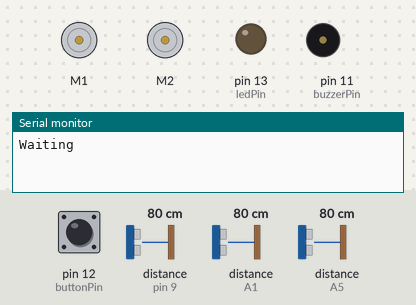
Simulated run of this sketch. Board: Arduino Uno, built with avr-gcc and run on an emulated ATmega328P. Parts: 2 × DC motor (green arrow = forward, orange = backward, longer = faster), output pins drawn as LEDs (lit = HIGH), buzzer (waves = sounding), the last lines printed to the serial monitor. The inputs (shaded band) are chosen by the test bench; at power-on: pin 12 (buttonPin) HIGH, distance to the obstacle (sensors on pin 9, A1, A5) 80 cm. The echo pulse lasts 58.3 µs per cm; pins used as bus, display or sensor lines are not drawn.

Above: at 0.8 s.
0.9 s: pin 12 (buttonPin) pulled LOW for 0.15 s
At 1.3 s:
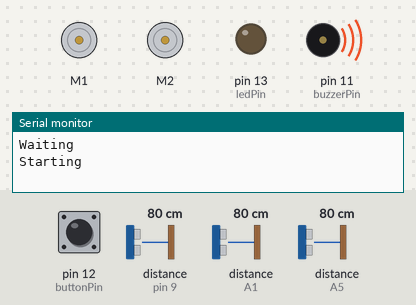
At 2.4 s:
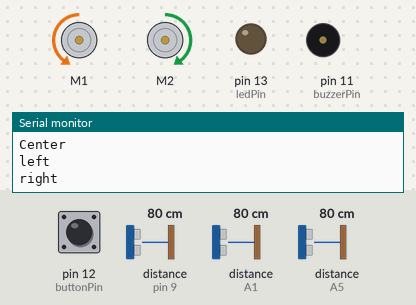
Timing chart, 0 to 9.9 s (numbered marks = the images above; inputs shaded):
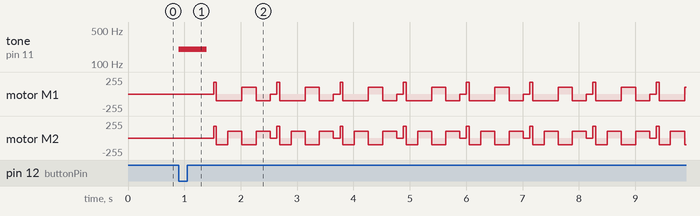

Measured:
- after the input at 0.9 s, tone on pin 11 (buzzerPin): silent → 200 Hz at once, → silent 0.50 s later; motor M1: stopped → forward 179/255 after 0.62 s, then repeats every 1.1 s: backward 99/255 0.45 s, forward 99/255 0.25 s, backward 99/255 0.25 s, stopped 0.12 s, forward 179/255 0.05 s

The sketch:

SmartBumper_V2.3.ino
```cpp
#include <RedBot.h>
#define centerTrigPin A0
#define centerEchoPin A1
#define leftTrigPin A4
#define leftEchoPin A5
#define rightTrigPin 3
#define rightEchoPin 9

#define buzzerPin 11
#define buttonPin 12
#define ledPin 13

RedBotMotors motors;
RedBotEncoder encoder = RedBotEncoder(A2, 10);


int countsPerRev = 192;   // 4 pairs of N-S x 48:1 gearbox = 192 ticks per wheel rev
float wheelDiam = 65;  // diam = 65mm
float wheelCirc = PI * wheelDiam; // Redbot wheel circumference = pi*D

float Cdis = 9;
float Rdis = 9;
float Ldis = 9;

void setup()
{
  Serial.begin(9600);

  pinMode(buttonPin, INPUT_PULLUP);
  pinMode(ledPin, OUTPUT);
  pinMode(buzzerPin, OUTPUT);

  pinMode(centerTrigPin, OUTPUT);
  pinMode(leftTrigPin, OUTPUT);
  pinMode(rightTrigPin, OUTPUT);
  pinMode(centerEchoPin, INPUT);
  pinMode(leftEchoPin, INPUT);
  pinMode(rightEchoPin, INPUT);

  //:::::::::::::::::::::::::::::::::::

  Serial.println("Waiting");
  do
  {
    delay(10);
  } while ( digitalRead(buttonPin) == HIGH );

  Serial.println("Starting");
  tone(buzzerPin, 200);
  delay(500);
  noTone(buzzerPin);


}


void loop()
{
  Cdis = detectFrontDistance();
  Ldis = detectLeftDistance();
  Rdis = detectRightDistance();

  driveStraight (180);

  if ( Cdis < 7 || Ldis < 7 || Rdis < 7 );
  {
    motors.stop();
    Serial.println ("stopped?");


    if ( Cdis < 7 );
    {
      Serial.println("Center");
      reverse (200);

      if ( ( Ldis < 7 ) && ( Rdis < 7 ) )
      {
        tone(buzzerPin, 500);
        delay(900);
        noTone(buzzerPin);
        do
        {
          delay(10);
        } while ( digitalRead (buttonPin) == HIGH );
      }

      if ( Ldis >= Rdis )
      {
        motors.leftDrive(-100);
        motors.rightDrive(100);
        delay(250);
        motors.stop();
      }
      else
      {
        motors.leftDrive(100);
        motors.rightDrive(-100);
        delay(250);
        motors.stop();
      }
    }

    if ( Ldis < 7 );
    {
      Serial.println ("left");
      motors.leftDrive(100);
      motors.rightDrive(-100);
      delay(250);
      motors.stop();
    }

    if ( Rdis < 7 );
    {
      Serial.println ("right");
      motors.rightDrive(100);
      motors.leftDrive(-100);
      delay(250);
      motors.stop();
    }
  }
}

void reverse (int delayTime)
{
  motors.drive(-100);
  delay(delayTime);
  motors.brake();
}

int detectFrontDistance()
{
  float duration, distance;
  digitalWrite(centerTrigPin, LOW);
  delayMicroseconds(2);

  digitalWrite(centerTrigPin, HIGH);
  delayMicroseconds(10);
  digitalWrite(centerTrigPin, LOW);

  duration = pulseIn(centerEchoPin, HIGH);
  distance = (duration / 2) * 0.0344;
  return distance;
  delay(500);
}


int detectLeftDistance()
{
  float duration, distance;
  digitalWrite(leftTrigPin, LOW);
  delayMicroseconds(2);

  digitalWrite(leftTrigPin, HIGH);
  delayMicroseconds(10);
  digitalWrite(leftTrigPin, LOW);

  duration = pulseIn(leftEchoPin, HIGH);
  distance = (duration / 2) * 0.0344;
  return distance;
  delay(500);
}

int detectRightDistance()
{
  float duration, distance;
  digitalWrite(rightTrigPin, LOW);
  delayMicroseconds(2);

  digitalWrite(rightTrigPin, HIGH);
  delayMicroseconds(10);
  digitalWrite(rightTrigPin, LOW);

  duration = pulseIn(rightEchoPin, HIGH);
  distance = (duration / 2) * 0.0344;
  return distance;
  delay(500);
}


void driveStraight(int motorPower)
{
  long lCount = 0;
  long rCount = 0;
  float numRev;

  long prevlCount, prevrCount;
  long lDiff, rDiff;

  int leftPower = motorPower;
  int rightPower = motorPower;

  int offset = 5;
  //:::::::::::::::::::::::::::::::

  encoder.clearEnc(BOTH);
  delay(100);
  motors.drive(motorPower);

  lCount = encoder.getTicks(LEFT);
  rCount = encoder.getTicks(RIGHT);

  motors.leftDrive(leftPower);
  motors.rightDrive(rightPower);

  lDiff = (lCount - prevlCount);
  rDiff = (rCount - prevrCount);

  prevlCount = lCount;
  prevrCount = rCount;

  //:::::::::::::::::::::::::::::::
  if (lDiff > rDiff)
  {
    leftPower = leftPower - offset;
    rightPower = rightPower + offset;
  }

  else if (lDiff < rDiff)
  {
    leftPower = leftPower + offset;
    rightPower = rightPower - offset;
  }
  delay(50);
}
```
